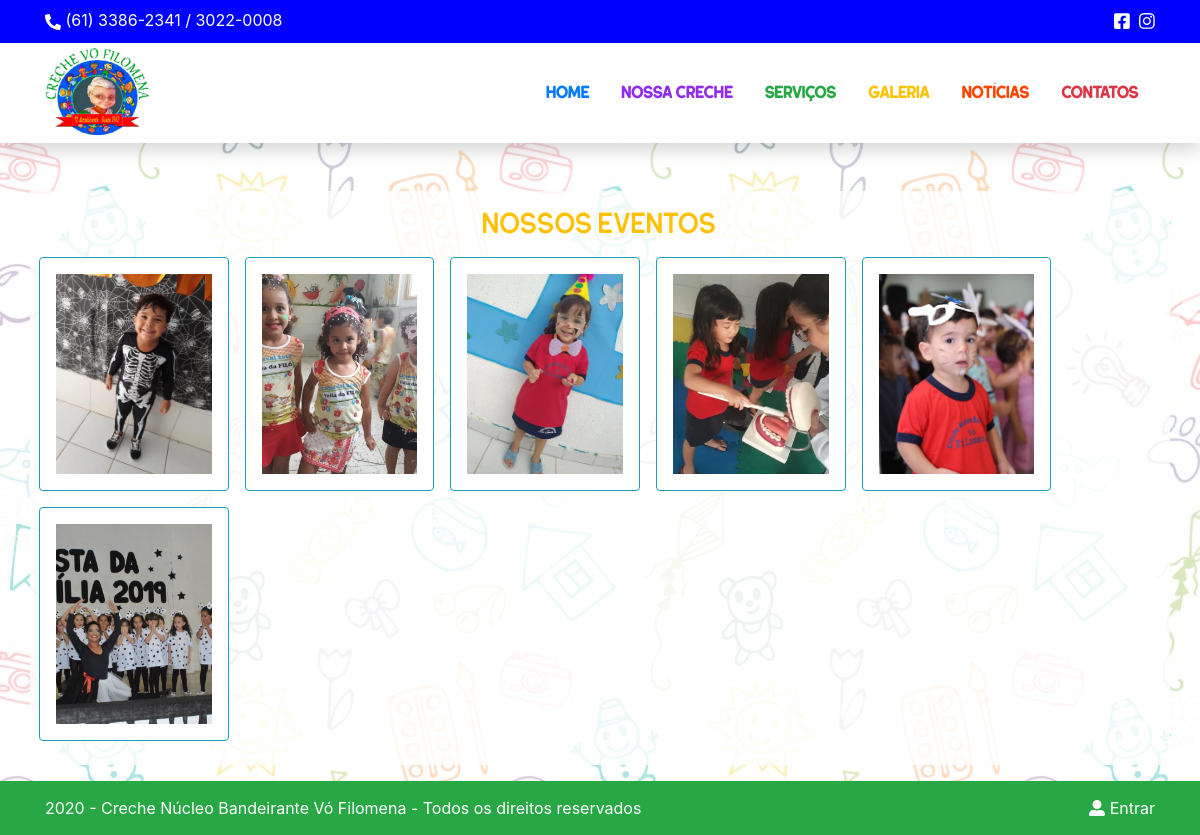
The page /index.php/Site/Album/23 on the database its author committed.
### tables this page shows
CREATE TABLE `album` (
  `id_album` int(11) NOT NULL,
  `titulo_album` varchar(200) DEFAULT NULL,
  `img_album` text,
  `pasta_album` varchar(100) NOT NULL,
  `create_album` datetime DEFAULT NULL,
  `alter_album` datetime DEFAULT NULL
);

CREATE TABLE `fotos_album` (
  `id_foto` int(11) NOT NULL,
  `fk_id_album` int(11) DEFAULT '0',
  `img_foto` text,
  `create_foto` datetime DEFAULT NULL
);

### application/controllers/Site.php (called while the page is built, shortened)
<?php
class Site extends CI_Controller {
	public function Album() {
		$idGaleria = $this->uri->segment(3);
		$this->load->model('Galeria_model');
		$galeria = $this->Galeria_model->DetalheAlbum($idGaleria);
		$fotos = $this->Galeria_model->DetalheAlbumFotos($idGaleria);
		$dados = array('titulo' =>'Álbum - Creche Núcleo Bandeirante Vó Filomena', 'galeria' => $galeria, 'foto' => $fotos);
		$this->load->view('AlbumCompleto', $dados);
	}
}

### index.php (called while the page is built, shortened)
<?php
require_once BASEPATH.'core/CodeIgniter.php';

### application/models/Galeria_model.php (called while the page is built, shortened)
<?php
class Galeria_model extends CI_Model {
	public function DetalheAlbum($idGaleria) {
		$this->db->where('id_album', $idGaleria);
		return $this->db->get('album')->result();
	}
	public function DetalheAlbumFotos($idGaleria) {
		$this->db->where('fk_id_album', $idGaleria);
		return $this->db->get('fotos_album')->result();
	}
}

### application/views/AlbumCompleto.php (the view, shortened to what this page needs)
<!DOCTYPE html>
<html lang="pt-br">
<head>
    <link rel="stylesheet" href="<?= base_url('assets/css/bootstrap.min.css');?>" type="text/css"v>
    <link rel="stylesheet" href="<?= base_url('assets/css/style.css');?>" type="text/css"v>
    <link rel="stylesheet" href="<?= base_url('assets/css/lightbox.css');?>" type="text/css"  />
</head>
<body>
    <div class="row top">
        <div class="container">
            <div class="row">
                <div class="col-lg-8 ">
                    <i class="fas fa-phone-alt align-middle"></i> (61) 3386-2341 / 3022-0008
                </div>
                <div class="col-lg-4 text-right">
                    <a href="https://www.facebook.com/CrecheVoFilomenaNucleoBandeirante/?ref=br_rs" target="_blank" class="text-white top-social" title="Facebook"><i class="fab fa-facebook-square"></i></a>
                    <a href="https://www.instagram.com/explore/locations/1015808779/creche-vo-filomena-nucleo-bandeirante/?hl=pt-br" target="_blank" class="text-white top-social" title="Instagram"><i class="fab fa-instagram"></i></a>
                </div>
            </div>
        </div>
    </div>
    <div class="row header sticky-top shadow bg-white">
        <div class="container">
            <div class="row">
                <div class="col-lg-4">
                    <img src="<?= base_url('assets/img/logo_creche.png');?>" alt="" class="img-fluid" width="30%">
                </div>
                <div class="col-lg-8 align-middle">
                    <ul class="nav menu justify-content-end mt-4">
                        <li class="nav-item">
                            <a class="nav-link text-primary" href="<?= site_url();?>/">HOME</a>
                        </li>
                        <li class="nav-item">
                            <a class="nav-link text-purple" href="<?= site_url();?>/#NossaCreche">NOSSA CRECHE</a>
                        </li>
                        <li class="nav-item">
                            <a class="nav-link text-success" href="<?= site_url();?>/#Servicos">SERVIÇOS</a>
                        </li>
                        <li class="nav-item">
                            <a class="nav-link text-warning" href="<?= site_url();?>/#Galeria">GALERIA</a>
                        </li>
                        <li class="nav-item">
                            <a class="nav-link text-orage" href="<?= site_url();?>/#Noticias">NOTÍCIAS</a>
                        </li>
                        <li class="nav-item">
                            <a class="nav-link text-danger" href="<?= site_url();?>/#Contatos">CONTATOS</a>
                        </li>
                    </ul>
                </div>
            </div>
        </div>
    </div>
    <div class="bg_galeria">
        <div class="container" id="Galeria">
            <div class="row mt-5 p-3 bg_fundo justify-content-md-center">
                <?php
                    foreach($galeria as $value => $gl) {
                ?>
                <h3 class="text-warning"><?= $galeria[$value]->titulo_album; ?></h3>
                <?php
                    }
                ?>
                <div class="row">
                <?php
                    foreach($foto as $value => $f) {
                ?>
                    <div class="col col-lg-2 border border-info rounded p-3 m-2 bg-white">
                        <a href="<?= base_url($foto[$value]->img_foto);?>" data-lightbox='roadtrip'>
                            <img src="<?= base_url($foto[$value]->img_foto);?>" class="img-fluid capas popupimage" alt="">
                        </a>
                    </div>
                <?php
                    }
                ?>
                </div>
            </div>
        </div>
    </div>
    <div class="row rodape bg-success mt-3">
        <div class="container">
            <div class="row text-white">
                <div class="col-lg-8">
                    <?= date('Y').' - Creche Núcleo Bandeirante Vó Filomena - Todos os direitos reservados ' ?>
                </div>
                <div class="col-lg-4 text-right">
                    <a href="<?= site_url('Login');?>" target="_blank" class="text-white"><i class="fas fa-user-alt"></i> Entrar</a>
                </div>
            </div>
        </div>
    </div>
</body>
</html>

### assets/css/style.css (style rules this page uses)
* { margin: 0; padding: 0; }
body { background-image: url(../img/bg.png); }
.top { margin: 0; padding: 8px 0; background-color: #0000FF; font-size: 16px; color: #FFFFFF; }
.header { margin: 0; height: 100px; padding: 5px 0; background-color: #fffff; }
.top-social { font-size: 18px; margin-left: 5px; }
.menu { margin: 0; font-weight: bold; font-family: 'Hillstown', Arial, Helvetica, sans-serif; }
.text-orage { color: #FF4500; }
.text-purple { color: #912CEE; }
h3 { font-family: 'Hillstown', Arial, Helvetica, sans-serif; }
.rodape { margin: 0; padding: 15px 0 15px 0; }
.bg_fundo { background-color: rgba(255, 255, 255, 0.8); }
.menu { width: auto; float: right; margin: 0 auto; border: 0 solid; list-style: none; z-index: 100; }
.capas { width: 100%; height: 200px; object-fit: cover; }

### assets/css/lightbox.css (style rules this page uses)
body:after { content: url(../img/close.png) url(../img/loading.gif) url(../img/prev.png) url(../img/next.png); display: none; }

### rows shown on the page
album: titulo_album "NOSSOS EVENTOS"
fotos_album: img_foto (picture)
fotos_album: img_foto (picture)
fotos_album: img_foto (picture)
fotos_album: img_foto (picture)
fotos_album: img_foto (picture)
fotos_album: img_foto (picture)
